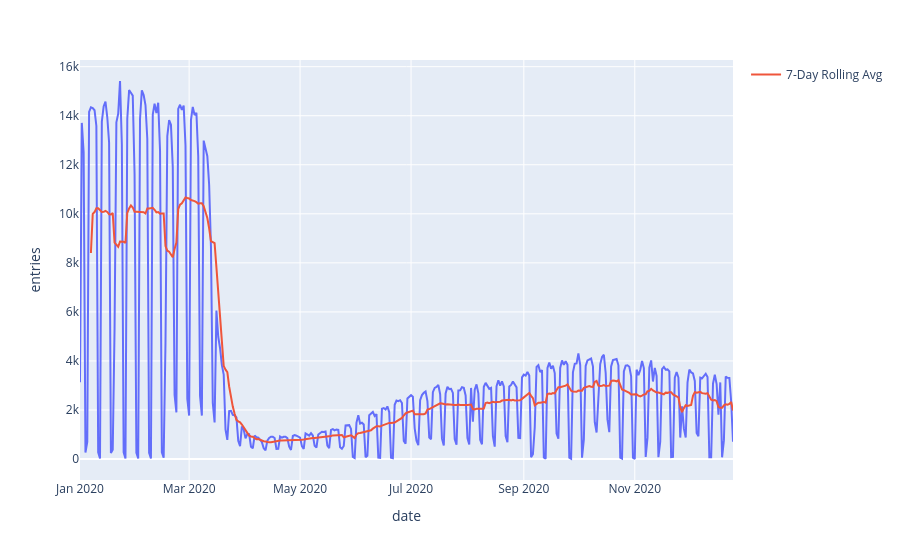

Notebook source saved alongside this figure:
### Markdown cell above
Create a line plot of entries and rolling averages:

### Code cell
fig = px.line(mta,x='date', y='entries')
fig.add_scatter(
    x=mta['date'],
    y=mta['7DayRolling'],
    mode='lines',
    name='7-Day Rolling Avg'
)

fig.show()

### Figure 1 — Plotly figure (JSON) as saved in the notebook; plotly's stock layout.template omitted (floating-point values rounded to 4 significant figures; data arrays with more than 128 entries replaced by an {"elided": "..."} marker saying what was removed)
{"data": [{"hovertemplate": "date=%{x}<br>entries=%{y}<extra></extra>", "legendgroup": "", "line": {"color": "#636efa", "dash": "solid"}, "marker": {"symbol": "circle"}, "mode": "lines", "name": "", "orientation": "v", "showlegend": false, "type": "scatter", "x": {"elided": "360 str values"}, "xaxis": "x", "y": {"elided": "360 int values"}, "yaxis": "y"}, {"mode": "lines", "name": "7-Day Rolling Avg", "type": "scatter", "x": {"elided": "360 str values"}, "y": {"elided": "360 float values"}}], "layout": {"legend": {"tracegroupgap": 0}, "margin": {"t": 60}, "xaxis": {"anchor": "y", "domain": [0, 1], "title": {"text": "date"}}, "yaxis": {"anchor": "x", "domain": [0, 1], "title": {"text": "entries"}}}}
